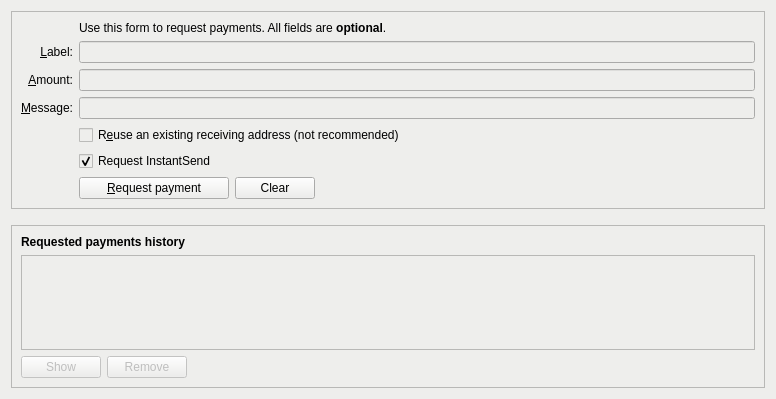
<?xml version="1.0" encoding="UTF-8"?>
<ui version="4.0">
 <class>ReceiveCoinsDialog</class>
 <widget class="QWidget" name="ReceiveCoinsDialog">
  <property name="geometry">
   <rect>
    <x>0</x>
    <y>0</y>
    <width>776</width>
    <height>399</height>
   </rect>
  </property>
  <property name="styleSheet">
   <string notr="true">background-color: rgb(238, 238, 236);</string>
  </property>
  <layout class="QVBoxLayout" name="verticalLayout" stretch="0,0,1">
   <item>
    <widget class="QFrame" name="frame2">
     <property name="sizePolicy">
      <sizepolicy hsizetype="Preferred" vsizetype="Expanding">
       <horstretch>0</horstretch>
       <verstretch>0</verstretch>
      </sizepolicy>
     </property>
     <property name="frameShape">
      <enum>QFrame::StyledPanel</enum>
     </property>
     <property name="frameShadow">
      <enum>QFrame::Sunken</enum>
     </property>
     <layout class="QVBoxLayout" name="verticalLayout_3">
      <item>
       <layout class="QGridLayout" name="gridLayout">
        <item row="7" column="2">
         <widget class="QCheckBox" name="reuseAddress">
          <property name="toolTip">
           <string>Reuse one of the previously used receiving addresses.&lt;br&gt;Reusing addresses has security and privacy issues.&lt;br&gt;Do not use this unless re-generating a payment request made before.</string>
          </property>
          <property name="text">
           <string>R&amp;euse an existing receiving address (not recommended)</string>
          </property>
         </widget>
        </item>
        <item row="7" column="0">
         <widget class="QLabel" name="label_4">
          <property name="text">
           <string/>
          </property>
         </widget>
        </item>
        <item row="6" column="0">
         <widget class="QLabel" name="label_3">
          <property name="toolTip">
           <string>An optional message to attach to the payment request, which will be displayed when the request is opened. Note: The message will not be sent with the payment over the GuardChain network.</string>
          </property>
          <property name="text">
           <string>&amp;Message:</string>
          </property>
          <property name="alignment">
           <set>Qt::AlignRight|Qt::AlignTrailing|Qt::AlignVCenter</set>
          </property>
          <property name="buddy">
           <cstring>reqMessage</cstring>
          </property>
         </widget>
        </item>
        <item row="4" column="2">
         <widget class="QLineEdit" name="reqLabel">
          <property name="toolTip">
           <string>An optional label to associate with the new receiving address.</string>
          </property>
         </widget>
        </item>
        <item row="6" column="2">
         <widget class="QLineEdit" name="reqMessage">
          <property name="toolTip">
           <string>An optional message to attach to the payment request, which will be displayed when the request is opened.&lt;br&gt;Note: The message will not be sent with the payment over the GuardChain network.</string>
          </property>
         </widget>
        </item>
        <item row="2" column="2">
         <widget class="QLabel" name="label_5">
          <property name="text">
           <string>Use this form to request payments. All fields are &lt;b&gt;optional&lt;/b&gt;.</string>
          </property>
         </widget>
        </item>
        <item row="4" column="0">
         <widget class="QLabel" name="label_2">
          <property name="toolTip">
           <string>An optional label to associate with the new receiving address.</string>
          </property>
          <property name="text">
           <string>&amp;Label:</string>
          </property>
          <property name="alignment">
           <set>Qt::AlignRight|Qt::AlignTrailing|Qt::AlignVCenter</set>
          </property>
          <property name="buddy">
           <cstring>reqLabel</cstring>
          </property>
         </widget>
        </item>
        <item row="5" column="0">
         <widget class="QLabel" name="label">
          <property name="toolTip">
           <string>An optional amount to request. Leave this empty or zero to not request a specific amount.</string>
          </property>
          <property name="styleSheet">
           <string notr="true">color: rgb(0, 0, 0);</string>
          </property>
          <property name="text">
           <string>&amp;Amount:</string>
          </property>
          <property name="alignment">
           <set>Qt::AlignRight|Qt::AlignTrailing|Qt::AlignVCenter</set>
          </property>
          <property name="buddy">
           <cstring>reqAmount</cstring>
          </property>
         </widget>
        </item>
        <item row="5" column="2">
         <widget class="BitcoinAmountField" name="reqAmount">
          <property name="minimumSize">
           <size>
            <width>80</width>
            <height>0</height>
           </size>
          </property>
          <property name="toolTip">
           <string>An optional amount to request. Leave this empty or zero to not request a specific amount.</string>
          </property>
         </widget>
        </item>
        <item row="9" column="2">
         <layout class="QHBoxLayout" name="horizontalLayout">
          <item>
           <widget class="QPushButton" name="receiveButton">
            <property name="minimumSize">
             <size>
              <width>150</width>
              <height>0</height>
             </size>
            </property>
            <property name="styleSheet">
             <string notr="true">color: rgb(0, 0, 0);</string>
            </property>
            <property name="text">
             <string>&amp;Request payment</string>
            </property>
           </widget>
          </item>
          <item>
           <widget class="QPushButton" name="clearButton">
            <property name="sizePolicy">
             <sizepolicy hsizetype="Minimum" vsizetype="Fixed">
              <horstretch>0</horstretch>
              <verstretch>0</verstretch>
             </sizepolicy>
            </property>
            <property name="toolTip">
             <string>Clear all fields of the form.</string>
            </property>
            <property name="text">
             <string>Clear</string>
            </property>
            <property name="autoDefault">
             <bool>false</bool>
            </property>
           </widget>
          </item>
          <item>
           <spacer name="horizontalSpacer">
            <property name="orientation">
             <enum>Qt::Horizontal</enum>
            </property>
            <property name="sizeHint" stdset="0">
             <size>
              <width>40</width>
              <height>20</height>
             </size>
            </property>
           </spacer>
          </item>
         </layout>
        </item>
        <item row="9" column="0">
         <widget class="QLabel" name="label_7">
          <property name="text">
           <string/>
          </property>
         </widget>
        </item>
        <item row="8" column="2">
         <widget class="QCheckBox" name="checkUseInstantSend">
          <property name="text">
           <string>Request InstantSend</string>
          </property>
          <property name="checked">
           <bool>true</bool>
          </property>
         </widget>
        </item>
       </layout>
      </item>
     </layout>
    </widget>
   </item>
   <item>
    <spacer name="verticalSpacer_2">
     <property name="orientation">
      <enum>Qt::Vertical</enum>
     </property>
     <property name="sizeHint" stdset="0">
      <size>
       <width>20</width>
       <height>10</height>
      </size>
     </property>
    </spacer>
   </item>
   <item>
    <widget class="QFrame" name="frame">
     <property name="sizePolicy">
      <sizepolicy hsizetype="Preferred" vsizetype="Expanding">
       <horstretch>0</horstretch>
       <verstretch>0</verstretch>
      </sizepolicy>
     </property>
     <property name="frameShape">
      <enum>QFrame::StyledPanel</enum>
     </property>
     <property name="frameShadow">
      <enum>QFrame::Raised</enum>
     </property>
     <layout class="QVBoxLayout" name="verticalLayout_2">
      <item>
       <widget class="QLabel" name="label_6">
        <property name="font">
         <font>
          <weight>75</weight>
          <bold>true</bold>
         </font>
        </property>
        <property name="text">
         <string>Requested payments history</string>
        </property>
       </widget>
      </item>
      <item>
       <widget class="QTableView" name="recentRequestsView">
        <property name="contextMenuPolicy">
         <enum>Qt::CustomContextMenu</enum>
        </property>
        <property name="tabKeyNavigation">
         <bool>false</bool>
        </property>
        <property name="sortingEnabled">
         <bool>true</bool>
        </property>
       </widget>
      </item>
      <item>
       <layout class="QHBoxLayout" name="horizontalLayout_2">
        <item>
         <widget class="QPushButton" name="showRequestButton">
          <property name="enabled">
           <bool>false</bool>
          </property>
          <property name="toolTip">
           <string>Show the selected request (does the same as double clicking an entry)</string>
          </property>
          <property name="text">
           <string>Show</string>
          </property>
          <property name="autoDefault">
           <bool>false</bool>
          </property>
         </widget>
        </item>
        <item>
         <widget class="QPushButton" name="removeRequestButton">
          <property name="enabled">
           <bool>false</bool>
          </property>
          <property name="toolTip">
           <string>Remove the selected entries from the list</string>
          </property>
          <property name="text">
           <string>Remove</string>
          </property>
          <property name="autoDefault">
           <bool>false</bool>
          </property>
         </widget>
        </item>
        <item>
         <spacer name="horizontalSpacer_2">
          <property name="orientation">
           <enum>Qt::Horizontal</enum>
          </property>
          <property name="sizeHint" stdset="0">
           <size>
            <width>40</width>
            <height>20</height>
           </size>
          </property>
         </spacer>
        </item>
       </layout>
      </item>
     </layout>
    </widget>
   </item>
  </layout>
 </widget>
 <customwidgets>
  <customwidget>
   <class>BitcoinAmountField</class>
   <extends>QLineEdit</extends>
   <header>bitcoinamountfield.h</header>
   <container>1</container>
  </customwidget>
 </customwidgets>
 <tabstops>
  <tabstop>reqLabel</tabstop>
  <tabstop>reqAmount</tabstop>
  <tabstop>reqMessage</tabstop>
  <tabstop>reuseAddress</tabstop>
  <tabstop>receiveButton</tabstop>
  <tabstop>clearButton</tabstop>
  <tabstop>recentRequestsView</tabstop>
  <tabstop>showRequestButton</tabstop>
  <tabstop>removeRequestButton</tabstop>
 </tabstops>
 <resources>
  <include location="../guardchain.qrc"/>
 </resources>
 <connections/>
</ui>
